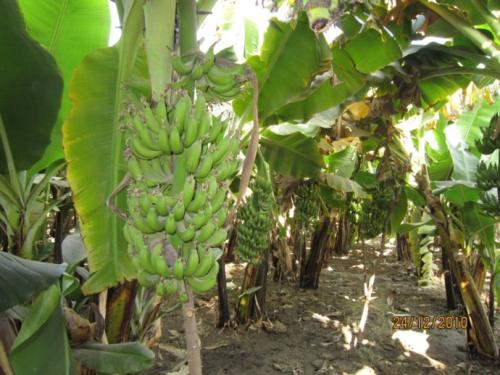
#> input picture 0.jpg, 500 x 375 px, found by its file name
$ python morph.py
#> lines starting #> are read from the running program, lines starting #| are printed output that depends on the picture
import cv2
import numpy as np

src = cv2.imread("./0.jpg", cv2.IMREAD_GRAYSCALE)
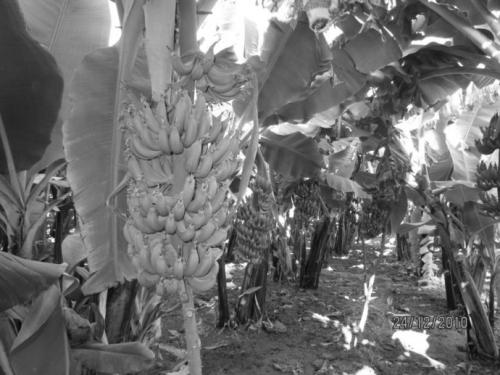
#> src: shape (375, 500); min 5, max 255, mean 110.5
src = cv2.resize(src, (320, 240))
#> src: shape (240, 320)

# 颜色反转
h, w = src.shape[:2]
#> h = 240; w = 320
for i in range(h):
    for j in range(w):
        src[i, j] = 255-src[i, j]
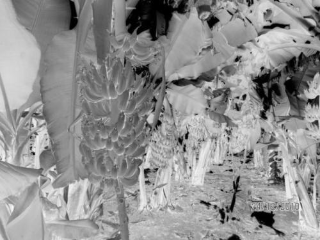
#> src: shape (240, 320); min 0, max 248, mean 144.6

cv2.imshow("raw", src)

kernel = np.ones((15, 15), dtype=np.uint8)
erode = cv2.morphologyEx(src, cv2.MORPH_ERODE, kernel)
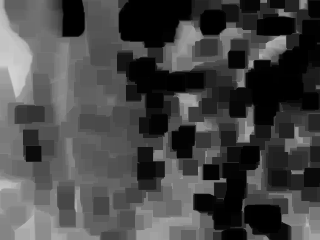
#> erode: shape (240, 320); min 0, max 210, mean 70.9
dilate = cv2.morphologyEx(src, cv2.MORPH_DILATE, kernel)
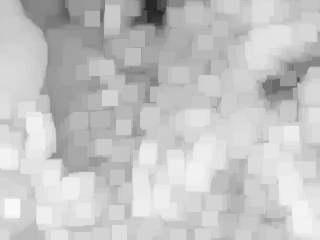
#> dilate: shape (240, 320); min 32, max 248, mean 196.7

cv2.imshow("erode", erode)
cv2.imshow("dilate", dilate)

cv2.waitKey(0)
cv2.destroyAllWindows()

$ run again, with testRoad_5.jpg copied over 0.jpg
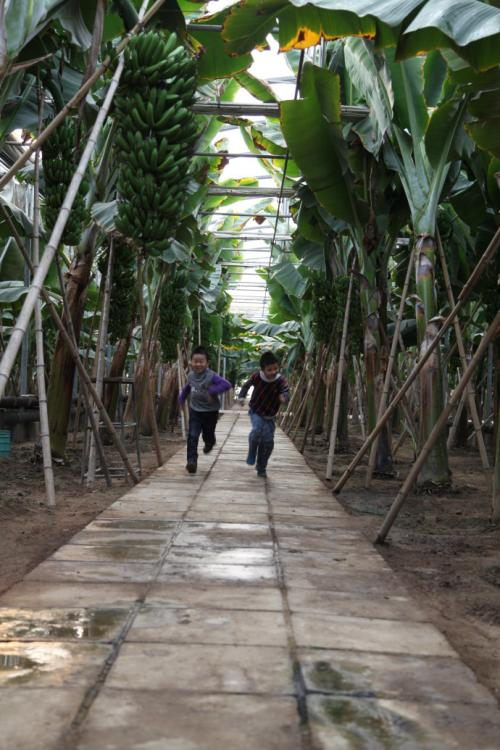
#> input picture testRoad_5.jpg, 500 x 750 px, found by its file name
#> after the loop `for i in range(h):`:
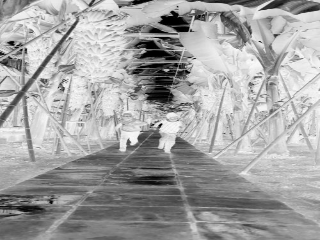
#> src: shape (240, 320); min 0, max 250, mean 162.1
#> `dilate = cv2.morphologyEx(src, cv2.MORPH_DILATE, kernel)`:
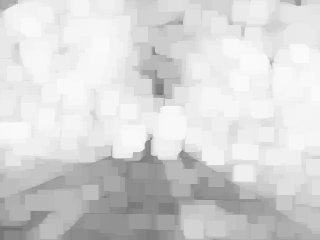
#> dilate: shape (240, 320); min 108, max 250, mean 213.8
